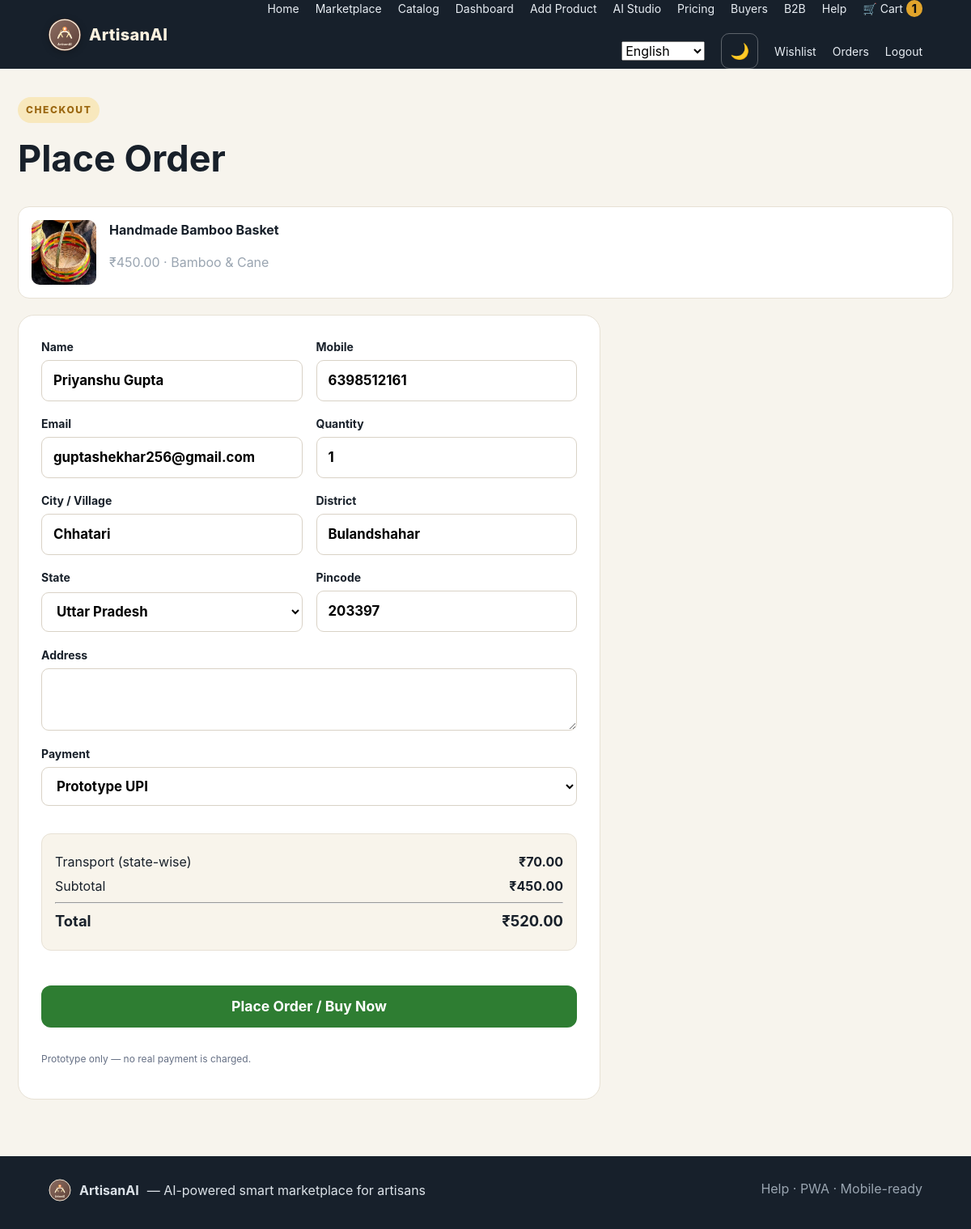
Screenshot of /checkout/1 (signed in) with the database file from the repository.
### tables this page shows
CREATE TABLE products (
      id INTEGER PRIMARY KEY AUTOINCREMENT, name TEXT NOT NULL, category TEXT NOT NULL,
      price REAL NOT NULL, description TEXT DEFAULT '', artisan TEXT NOT NULL, state TEXT NOT NULL,
      image TEXT DEFAULT '', material TEXT DEFAULT '', best_use TEXT DEFAULT '', craft_story TEXT DEFAULT '',
      technique TEXT DEFAULT '', origin TEXT DEFAULT '', gi_status TEXT DEFAULT '', odop_status TEXT DEFAULT '',
      verified_artisan INTEGER DEFAULT 0, tags TEXT DEFAULT '', stock INTEGER DEFAULT 1,
      views INTEGER DEFAULT 0, sold INTEGER DEFAULT 0, user_id INTEGER,
      created_at TIMESTAMP DEFAULT CURRENT_TIMESTAMP, FOREIGN KEY(user_id) REFERENCES users(id)
    );

CREATE TABLE users (
      id INTEGER PRIMARY KEY AUTOINCREMENT, name TEXT NOT NULL, email TEXT UNIQUE,
      phone TEXT, password TEXT NOT NULL, state TEXT DEFAULT 'Uttar Pradesh',
      city TEXT DEFAULT '', district TEXT DEFAULT '', pincode TEXT DEFAULT '',
      verified INTEGER DEFAULT 0, craft_story TEXT DEFAULT '', language TEXT DEFAULT 'en',
      role TEXT DEFAULT 'artisan', avatar TEXT DEFAULT '',
      created_at TIMESTAMP DEFAULT CURRENT_TIMESTAMP
    );

### app.py (the view, shortened to what this page needs)
@app.route('/checkout', methods=['GET', 'POST'])
@app.route('/checkout/<int:product_id>', methods=['GET', 'POST'])
def checkout(product_id=None):
    user = current_user()
    if product_id:
        session['cart'] = {str(product_id): 1}
    items = cart_items()
    if not items:
        flash('Cart is empty. Add a product first.', 'error')
        return redirect(url_for('marketplace'))
    selected_state = request.args.get('state') or request.form.get('state') or request.form.get('buyer_state')
    if not selected_state:
        selected_state = (user['state'] if user and user['state'] else 'Delhi')
    if selected_state not in STATE_TRANSPORT:
        selected_state = 'Delhi'
    transport = float(STATE_TRANSPORT.get(selected_state, 100))
    primary = items[0]['product']
    subtotal = sum(float(i['product']['price'] or 0) * i['quantity'] for i in items)
    return render_template(
        'checkout.html',
        product=primary,
        items=items,
        user=user,
        selected_state=selected_state,
        transport=transport,
        subtotal=subtotal,
        grand_total=subtotal + transport
    )

### app.py (called while the page is built)
def get_db():
    UPLOAD_DIR.mkdir(parents=True, exist_ok=True)
    DB_PATH.parent.mkdir(parents=True, exist_ok=True)
    conn = sqlite3.connect(DB_PATH)
    conn.row_factory = sqlite3.Row
    conn.execute('PRAGMA foreign_keys = ON')
    return conn

def current_user():
    uid = session.get('user_id')
    if not uid:
        return None
    conn = get_db()
    user = conn.execute('SELECT * FROM users WHERE id=?', (uid,)).fetchone()
    conn.close()
    return user

def cart_items():
    cart = session.get('cart', {})
    if not cart:
        return []
    ids = [int(x) for x in cart]
    conn = get_db()
    rows = conn.execute(f"SELECT * FROM products WHERE id IN ({','.join('?'*len(ids))})", ids).fetchall()
    conn.close()
    return [{'product': p, 'quantity': int(cart.get(str(p['id']), 1))} for p in rows]

def cart_count():
    return sum(int(v) for v in session.get('cart', {}).values())

def wishlist_ids():
    user = current_user()
    if not user:
        return set()
    conn = get_db()
    rows = conn.execute('SELECT product_id FROM wishlist WHERE user_id=?', (user['id'],)).fetchall()
    conn.close()
    return {r['product_id'] for r in rows}

def lang_code():
    return session.get('language') or (current_user()['language'] if current_user() else 'en')

def ui(key):
    code = lang_code()
    return UI.get(code, UI['en']).get(key) or UI['en'].get(key) or key

@app.context_processor
def globals_for_templates():
    return {
        'user': current_user(), 'cart_count': cart_count(), 'states': INDIAN_STATES,
        'transport_rates': STATE_TRANSPORT, 'languages': LANGUAGES, 'ui': ui,
        'categories': CATEGORIES, 'debug_mode': app.config['DEBUG'],
        'wishlist_ids': wishlist_ids(), 'now': datetime.now()
    }

### templates/checkout.html (shortened to what this page needs)
{% extends 'base.html' %}
{% block content %}
<div class="form-header">
  <div class="badge">CHECKOUT</div>
  <h1>{{ ui('place_order') }}</h1>
</div>
{% if product %}
<div class="checkout-product" style="display:flex;gap:16px;align-items:center;margin-bottom:20px;padding:16px;background:#fff;border-radius:14px;border:1px solid var(--line)">
  <div style="width:80px;height:80px;background:#f0ebe3;border-radius:10px;overflow:hidden;display:flex;align-items:center;justify-content:center">
    {% if product['image'] %}
      <img src="{{ url_for('uploaded_file', filename=product['image']) }}" alt="" style="width:100%;height:100%;object-fit:cover">
    {% else %}🎨{% endif %}
  </div>
  <div>
    <b>{{ product['name'] }}</b>
    <p class="muted">₹{{ '%.2f'|format(product['price'] or 0) }} · {{ product['category'] or '' }}</p>
  </div>
</div>
{% endif %}
<form method="post" class="product-form" style="max-width:720px">
  <div class="form-grid">
    <label>Name<input name="buyer_name" value="{{ user['name'] if user else '' }}" required></label>
    <label>Mobile<input name="buyer_phone" value="{{ user['phone'] if user else '' }}"></label>
    <label>Email<input name="buyer_email" type="email" value="{{ user['email'] if user else '' }}"></label>
    <label>Quantity<input id="qty" name="quantity" type="number" min="1" value="1"></label>
    <label>City / Village<input name="village_city" value="{{ user['city'] if user else '' }}"></label>
    <label>District<input name="district" value="{{ user['district'] if user else '' }}"></label>
    <label>State
      <select id="state" name="buyer_state">
        {% for s in states %}
        <option value="{{ s }}" {% if s == selected_state %}selected{% endif %}>{{ s }}</option>
        {% endfor %}
      </select>
    </label>
    <label>Pincode<input name="pincode" value="{{ user['pincode'] if user else '' }}"></label>
  </div>
  <label>Address<textarea name="address" rows="2"></textarea></label>
  <label>Payment
    <select name="payment_method">
      <option>Prototype UPI</option>
    </select>
  </label>
  <div class="charge-result" style="margin:16px 0;padding:16px;border-radius:12px;background:#f8f4eb;border:1px solid var(--line)">
    <div style="display:flex;justify-content:space-between;margin:6px 0"><span>{{ ui('transport') }} (state-wise)</span><b id="transport">₹{{ '%.2f'|format(transport|float) }}</b></div>
    <div style="display:flex;justify-content:space-between;margin:6px 0"><span>Subtotal</span><b id="subtotalDisplay">₹{{ '%.2f'|format(subtotal|float) }}</b></div>
    <hr>
    <div style="display:flex;justify-content:space-between;margin:6px 0;font-size:1.15rem"><span><strong>Total</strong></span><b id="grandTotal">₹{{ '%.2f'|format(grand_total|float) }}</b></div>
  </div>
  <button class="btn buy-now" type="submit" style="width:100%;min-height:52px;font-size:1.1rem">{{ ui('place_order') }} / Buy Now</button>
  <p class="note">Prototype only — no real payment is charged.</p>
</form>
{% endblock %}

### static/css/style.css (style rules this page uses)
:root { --ink:#18202a; --muted:#667085; --paper:#f7f4ed; --card:#fff; --accent:#e1a42b; --accent-dark:#9b6710; --line:#e7e1d5; --success:#247a4d; --danger:#b33a3a; --shadow:0 16px 45px rgba(25,28,32,.08); }
* { box-sizing:border-box }
body { margin:0;font-family:Inter,Segoe UI,Arial,sans-serif;color:var(--ink);background:var(--paper);line-height:1.5 }
button,input,select,textarea { font:inherit }
.badge { display:inline-block;font-size:12px;letter-spacing:1.6px;font-weight:800;color:var(--accent-dark);background:#f8e8bd;padding:7px 10px;border-radius:999px }
.btn { display:inline-flex;align-items:center;justify-content:center;border:0;border-radius:10px;padding:11px 16px;cursor:pointer;font-weight:750;transition:.15s }
.buy-now { background:#17202b;color:#fff;width:100%;margin-top:9px }
.filter-bar input,.filter-bar select,.product-form input,.product-form select,.product-form textarea,.auth-card input,.auth-card select,.checkout-card select,.checkout-card input,.summary select { width:100%;padding:12px;border:1px solid #d9d2c6;border-radius:9px;background:#fff;outline:none }
.charge-result { background:#f9f1dc;border-radius:9px;padding:11px;margin-top:10px }
.auth-card label,.product-form label,.checkout-card label,.summary label { display:grid;gap:6px;font-weight:700;font-size:14px }
.form-header { margin-bottom:25px }
.form-header h1 { font-size:45px;margin:10px 0 }
.product-form { background:#fff;border:1px solid var(--line);border-radius:20px;padding:28px;display:grid;gap:18px }
.form-grid { display:grid;grid-template-columns:1fr 1fr;gap:17px }
.product-form textarea { resize:vertical }
.note { font-size:12px;color:var(--muted);margin-top:12px }
.checkout-product { display:flex;gap:15px;align-items:center;background:#faf7ef;padding:12px;border-radius:12px;margin:20px 0 }
.muted { color:#9aa5b1 }
.btn, button, .nav-btn { min-height: 48px; padding: 12px 18px; font-size: 1rem; font-weight: 700; border-radius: 12px; }
.product-form input, .product-form select, .product-form textarea, .auth-card input, .auth-card select, .auth-card textarea { min-height: 48px; font-size: 1.05rem; padding: 12px 14px; }
.btn.buy-now { background: #2e7d32; color: #fff; border: none; font-weight: 700; }

### rows the page displays
products: image (picture), name "Handmade Bamboo Basket", price "450.00", category "Bamboo & Cane"
users: buyer_name "Priyanshu Gupta", buyer_phone "6398512161", buyer_email "guptashekhar256@gmail.com", village_city "Chhatari", district "Bulandshahar", buyer_state "Uttar Pradesh", pincode "203397"

### other values shown
{{ ui('home') }} "Home"
{{ ui('marketplace') }} "Marketplace"
{{ ui('catalog') }} "Catalog"
{{ ui('dashboard') }} "Dashboard"
{{ ui('add') }} "Add Product"
{{ ui('studio') }} "AI Studio"
{{ ui('pricing') }} "Pricing"
{{ ui('buyers') }} "Buyers"
{{ ui('b2b') }} "B2B"
{{ ui('help') }} "Help"
{{ ui('cart') }} "Cart"
{{ cart_count }} "1"
{{ ui('wishlist') }} "Wishlist"
{{ ui('orders') }} "Orders"
{{ ui('logout') }} "Logout"
